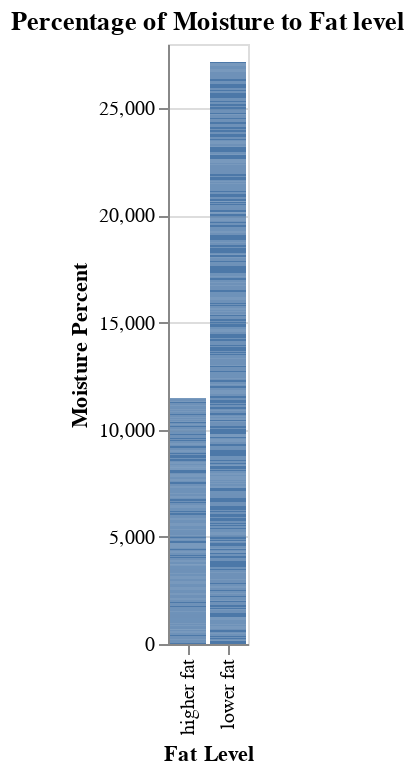

Source (notebook cell):
### Markdown cell above
from this data it looks like MoisturePercent and Organic column will help with our prediction as our feature for our target- Fatlevel as they have the least non-null entries and we arent really interested in milk type

But before that there are null values in our dataframe and we will try to "fix" it later after we find which feature will help us best

### Code cell
Moisture_to_fat = alt.Chart(train_df).mark_bar().encode(
    alt.X('FatLevel:N', title="Fat Level"),
    alt.Y('MoisturePercent:Q', title="Moisture Percent")
).properties(title='Percentage of Moisture to Fat level')
Moisture_to_fat

### Figure 1 — Vega-Lite specification as saved in the notebook (floating-point values rounded to 4 significant figures; data arrays with more than 128 entries replaced by an {"elided": "..."} marker saying what was removed)
{"config": {"view": {"continuousWidth": 400, "continuousHeight": 300}}, "data": {"name": "data-f807ecc0c80ca8a0a0d8bc0c96155c1b"}, "mark": "bar", "encoding": {"x": {"type": "nominal", "field": "FatLevel", "title": "Fat Level"}, "y": {"type": "quantitative", "field": "MoisturePercent", "title": "Moisture Percent"}}, "title": "Percentage of Moisture to Fat level", "$schema": "https://vega.github.io/schema/vega-lite/v4.8.1.json", "datasets": {"data-f807ecc0c80ca8a0a0d8bc0c96155c1b": {"elided": "833 records"}}}
